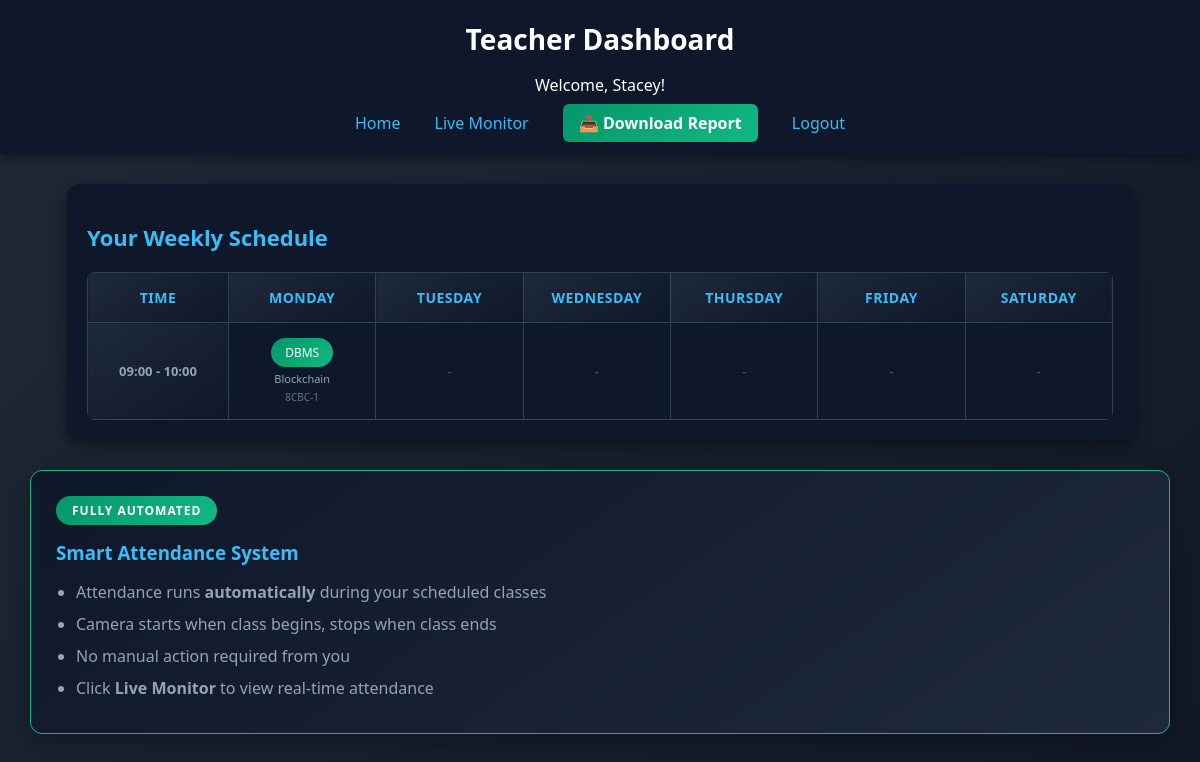
Page /teacher (signed in) on the committed database.
### tables this page shows
CREATE TABLE subjects (
    id INTEGER PRIMARY KEY AUTOINCREMENT,
    subject_name TEXT NOT NULL
);

CREATE TABLE classes (
    id INTEGER PRIMARY KEY AUTOINCREMENT,
    class_name TEXT NOT NULL,
    room_no TEXT
);

### backend/app.py (the view)
@app.route("/teacher")
def teacher_dashboard():
    if session.get("role") != "teacher":
        return redirect("/login")
    teacher_id = session["user_id"]
    conn = get_connection()
    cursor = conn.cursor()
    cursor.execute("""
        SELECT timetable.day, timetable.start_time, timetable.end_time,
               subjects.subject_name, classes.class_name, classes.room_no
        FROM timetable
        JOIN subjects ON timetable.subject_id = subjects.id
        JOIN classes ON timetable.class_id = classes.id
        WHERE timetable.teacher_id = ?
    """, (teacher_id,))
    rows = cursor.fetchall()
    conn.close()
    timetable = {}
    timeslots = set()
    for r in rows:
        day = r["day"]
        time_range = f"{r['start_time']} - {r['end_time']}"
        timetable[(day, time_range)] = {
            "subject": r["subject_name"],
            "class": r["class_name"],
            "room": r["room_no"]
        }
        timeslots.add(time_range)
    timeslots = sorted(list(timeslots))
    return render_template("teacher_dashboard.html",
                           name=session["name"],
                           timetable=timetable,
                           timeslots=timeslots)

### backend/app.py (called while the page is built)
def get_connection():
    conn = sqlite3.connect(DB_PATH)
    conn.row_factory = sqlite3.Row
    return conn

### frontend/templates/teacher_dashboard.html (shortened to what this page needs)
<!DOCTYPE html>
<html lang="en">
<head>
    <link rel="stylesheet" href="/static/style.css">
</head>
<body>
    <div class="header">
        <h1>Teacher Dashboard</h1>
        <p>Welcome, {{ name }}!</p>
        <nav class="nav-links">
            <a href="/teacher">Home</a>
            <a href="/" target="_blank">Live Monitor</a>
            <a href="/teacher/download_report" class="download-btn">📥 Download Report</a>
            <a href="/logout">Logout</a>
        </nav>
    </div>
    <div class="dashboard-content">
        <div class="table-container">
            <h2 class="section-title">Your Weekly Schedule</h2>
            {% if timeslots %}
            <table class="weekly-table">
                <thead>
                    <tr>
                        <th class="time-header">Time</th>
                        <th>Monday</th>
                        <th>Tuesday</th>
                        <th>Wednesday</th>
                        <th>Thursday</th>
                        <th>Friday</th>
                        <th>Saturday</th>
                    </tr>
                </thead>
                <tbody>
                    {% for time in timeslots %}
                    <tr>
                        <td class="time-cell">{{ time }}</td>
                        {% for day in ["Monday", "Tuesday", "Wednesday", "Thursday", "Friday", "Saturday"] %}
                        <td class="subject-cell">
                            {% set slot = timetable.get((day, time)) %}
                            {% if slot %}
                            <div class="teacher-slot">
                                <span class="subject-tag">{{ slot.subject }}</span>
                                <span class="class-info">{{ slot.class }}</span>
                                <span class="room-info">{{ slot.room }}</span>
                            </div>
                            {% else %}
                            <span class="empty-slot">-</span>
                            {% endif %}
                        </td>
                        {% endfor %}
                    </tr>
                    {% endfor %}
                </tbody>
            </table>
            {% else %}
            <div class="empty-state">
                <p>No classes assigned yet.</p>
                <p class="hint">Please contact admin to assign you to classes.</p>
            </div>
            {% endif %}
        </div>
        <div class="info-card auto-system">
            <div class="auto-badge">FULLY AUTOMATED</div>
            <h3>Smart Attendance System</h3>
            <ul>
                <li>Attendance runs <strong>automatically</strong> during your scheduled classes</li>
                <li>Camera starts when class begins, stops when class ends</li>
                <li>No manual action required from you</li>
                <li>Click <strong>Live Monitor</strong> to view real-time attendance</li>
            </ul>
        </div>
    </div>
</body>
</html>

### frontend/static/style.css (style rules this page uses)
body { margin: 0; font-family: 'Segoe UI', Tahoma, sans-serif; background: linear-gradient(135deg, #1f2937, #111827); color: white; }
.header { text-align: center; padding: 20px; background: #0f172a; box-shadow: 0 4px 10px rgba(0,0,0,0.4); }
.header h1 { margin: 0; font-size: 28px; }
.table-container { width: 90%; margin: auto; background: #0f172a; padding: 20px; border-radius: 12px; box-shadow: 0 6px 15px rgba(0,0,0,0.4); }
table { width: 100%; border-collapse: collapse; }
th, td { padding: 12px; text-align: center; }
th { background: #1e293b; color: #38bdf8; }
.nav-links { margin-top: 15px; }
.nav-links a { color: #38bdf8; text-decoration: none; margin: 0 15px; font-size: 16px; transition: color 0.2s; }
.dashboard-content { padding: 30px; }
.section-title { color: #38bdf8; margin-bottom: 20px; font-size: 22px; }
.info-card { background: linear-gradient(145deg, #0f172a, #1e293b); padding: 25px; border-radius: 12px; margin-top: 30px; box-shadow: 0 8px 25px rgba(0, 0, 0, 0.3); }
.info-card h3 { color: #38bdf8; margin: 0 0 15px 0; }
.info-card ul { color: #94a3b8; padding-left: 20px; margin: 0; }
.info-card li { margin: 8px 0; line-height: 1.5; }
.weekly-table { width: 100%; border-collapse: collapse; background: #0f172a; border-radius: 8px; overflow: hidden; }
.weekly-table th, .weekly-table td { border: 1px solid #334155; padding: 15px 10px; text-align: center; min-width: 100px; }
.weekly-table thead th { background: linear-gradient(145deg, #1e293b, #0f172a); color: #38bdf8; font-weight: 600; font-size: 14px; text-transform: uppercase; letter-spacing: 0.5px; }
.time-header { width: 120px; }
.time-cell { background: linear-gradient(145deg, #1e293b, #0f172a); color: #94a3b8; font-weight: 600; font-size: 13px; }
.subject-cell { background: #0f172a; transition: background 0.3s; }
.subject-tag { display: inline-block; padding: 8px 16px; background: linear-gradient(135deg, #059669, #10b981); color: white; border-radius: 20px; font-weight: 500; font-size: 13px; }
.empty-slot { color: #475569; font-size: 14px; }
.teacher-slot { display: flex; flex-direction: column; gap: 4px; align-items: center; }
.teacher-slot .subject-tag { padding: 6px 14px; font-size: 12px; }
.class-info { font-size: 11px; color: #94a3b8; font-weight: 500; }
.room-info { font-size: 10px; color: #64748b; }
.auto-system { border: 1px solid #10b981; }
.auto-badge { display: inline-block; padding: 6px 16px; background: linear-gradient(135deg, #059669, #10b981); color: white; border-radius: 20px; font-size: 12px; font-weight: 700; letter-spacing: 1px; margin-bottom: 15px; }
.download-btn { background: linear-gradient(135deg, #059669, #10b981) !important; color: white !important; padding: 8px 16px; border-radius: 6px; text-decoration: none; font-weight: 600; transition: all 0.3s ease; }

### rows in the picture
subjects: subject "DBMS"
classes: class "Blockchain", room "8CBC-1"

### other values in the picture
{{ name }} "Stacey"
{{ time }} "09:00 - 10:00"
